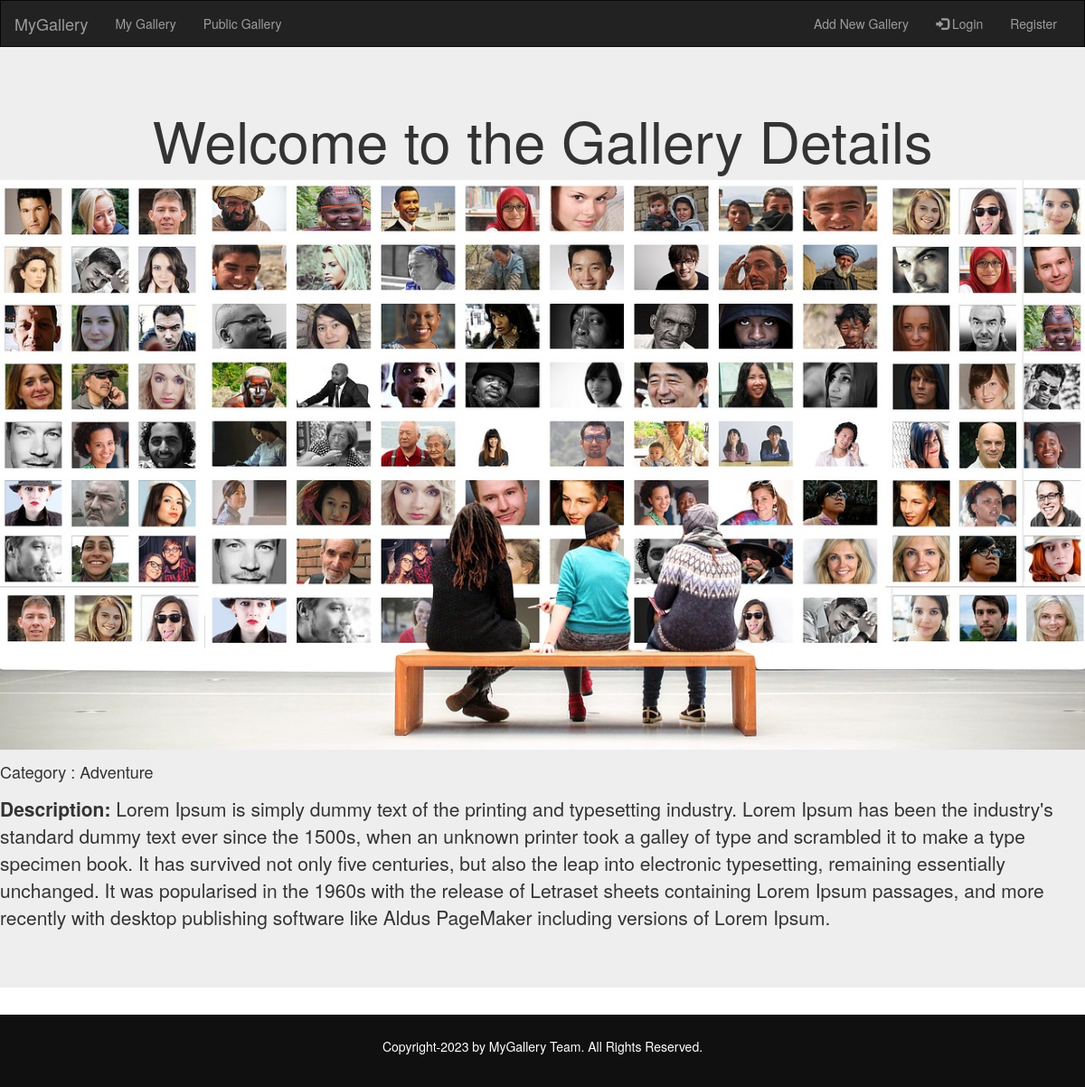
The app's page /art_gallery/gallery_details/10/ with its own data.
### art_gallery/models.py (models this page shows, shortened)
class GalleryModel(models.Model):
    desc            = models.TextField()
    gallery_img     = models.ImageField(upload_to='gallery', blank=False)
    categoryid      = models.ForeignKey(Category, related_name='category', on_delete=models.CASCADE)
    userid          = models.ForeignKey(User, related_name='user', null=True, on_delete=models.CASCADE)

class Category(models.Model):
    name         = models.CharField(max_length=255)
    created_date = models.DateTimeField()
    def __str__(self):
        return self.name

### art_gallery/views.py (the view)
# urls.py: url(r'^gallery_details/(?P<pk>\d+)/$', views.GalleryDetailView.as_view(), name='gallery_details'),
class GalleryDetailView(DetailView):
    context_object_name = 'gallery_details'
    model = models.GalleryModel
    template_name = 'art_gallery/gallerymodel_details.html'

### art_gallery/templates/art_gallery/gallerymodel_details.html (shortened to what this page needs)
{% extends 'base.html' %}
{% load static %}
{% block body_block %}
    <div class="jumbotron">
        <h1 class="text-center">Welcome to the Gallery Details</h1>
            <img src="{{ gallery_details.gallery_img.url }}" class="img-responsive" style="width:100%" alt="Image">
            <p><h4>Category : {{ gallery_details.categoryid  }}</h4></p>
            <p><span class="boldd">Description:</span> {{ gallery_details.desc }}</p>
    </div>
{% endblock %}

### static/main.css (style rules this page uses)
.boldd { font-weight: bold; }

### records on screen
GalleryModel: gallery_img (picture), categoryid "Adventure", desc "Lorem Ipsum is simply dummy text of the printing and typesetting industry. Lorem Ipsum has been the industry's standard dummy text ever since the 1500s, when an unknown printer took a galley of type and scrambled it to make a type specimen book. It has survived not only five centuries, but also the leap into electronic typesetting, remaining essentially unchanged. It was popularised in the 1960s with the release of Letraset sheets containing Lorem Ipsum passages, and more recently with desktop publishing software like Aldus PageMaker including versions of Lorem Ipsum."
